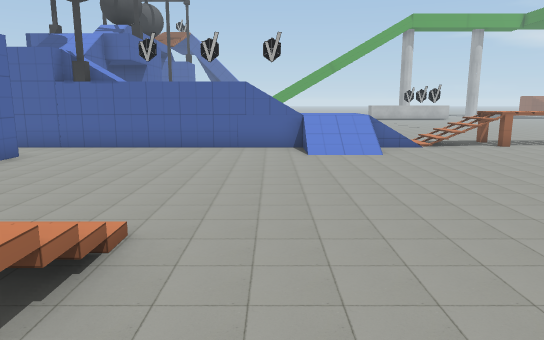
view 1 (above)

19 first-person views from a walk through a 3-D level made in the Unity game engine. The camera is 1.4 m above the floor, tilts 10° down and sees 70° across. The floor is counted in squares, 1 m on a side. Each view is taken from the middle of a square. On the plan, view 1 faces up. The plan holds only what a view shows up to about 16 squares ahead; the rest is blank. The place goes on beyond the plan. The player is left out. Some surface patterns are stand-ins.

view 2
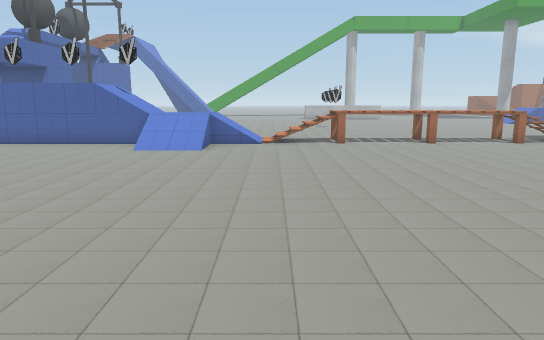

view 3
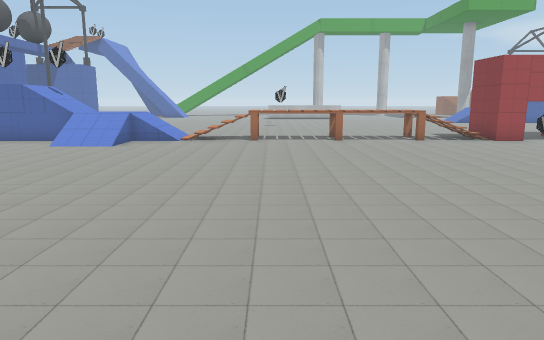

view 4
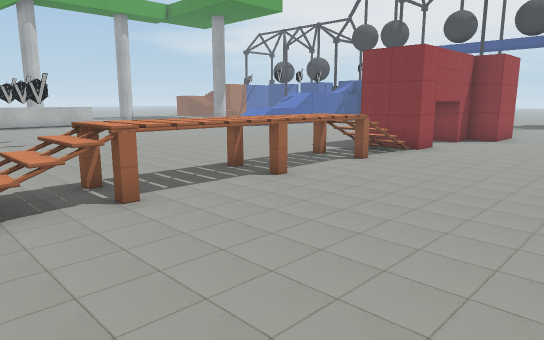

view 5
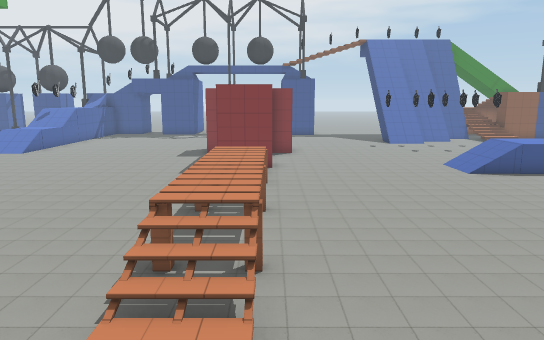

view 6
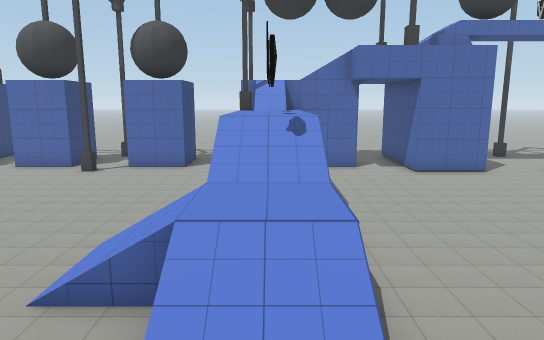

view 7
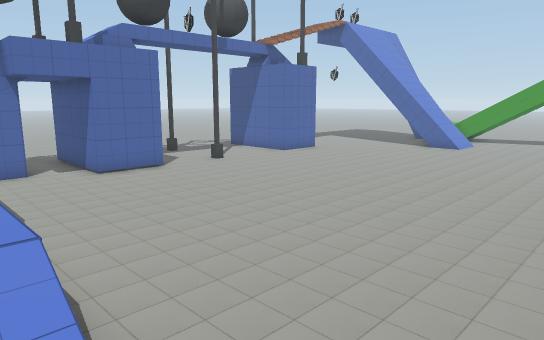

view 8
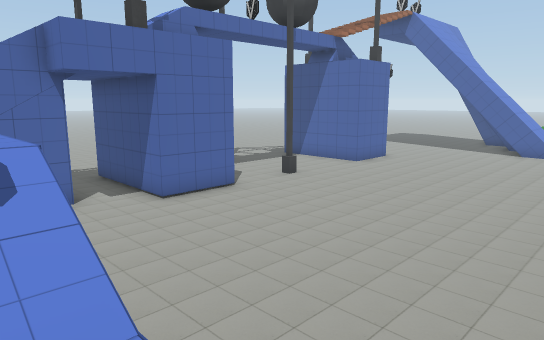

view 9
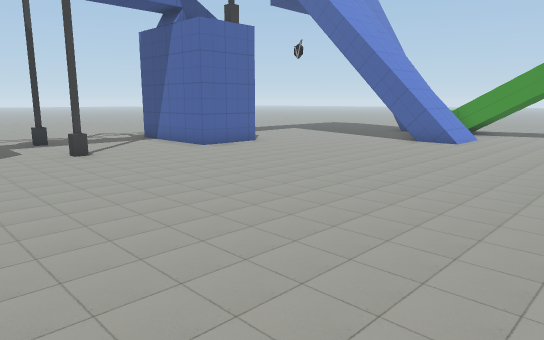

view 10
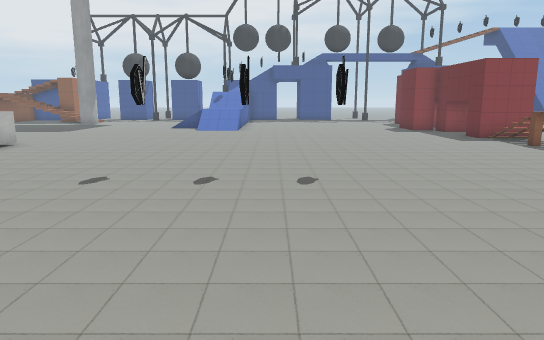

view 11
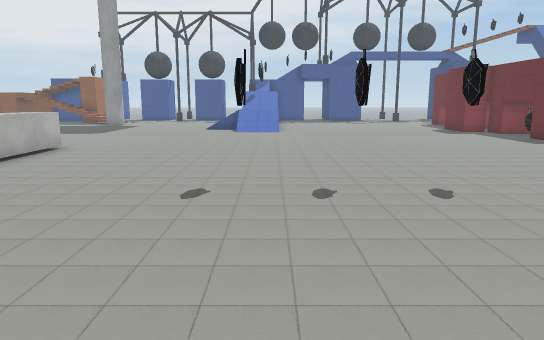

view 12
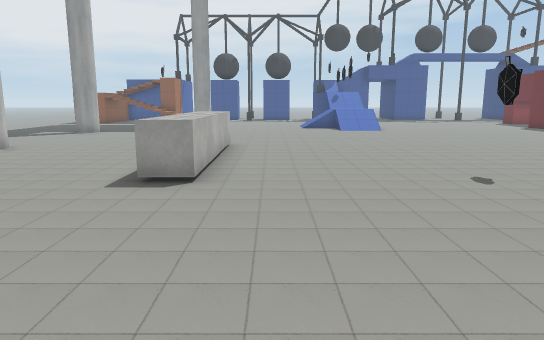

view 13
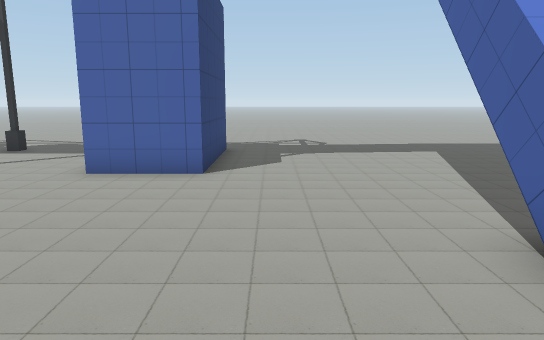

view 14
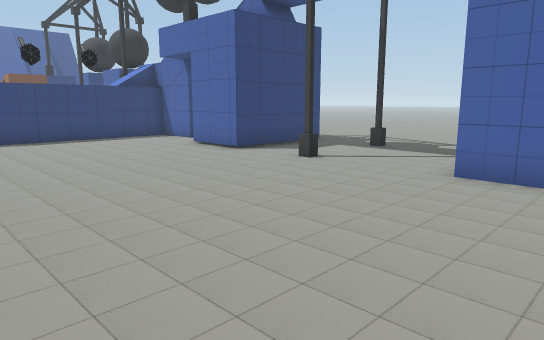

view 15
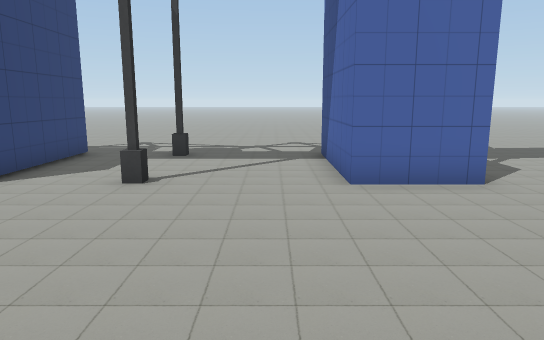

view 16
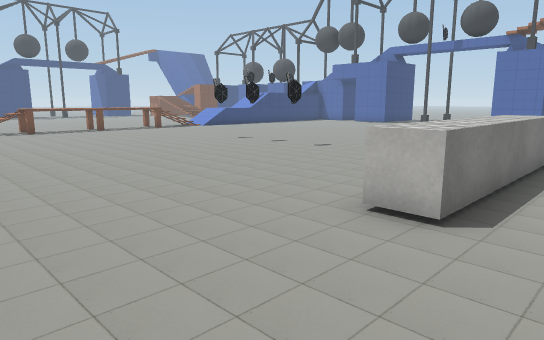

view 17
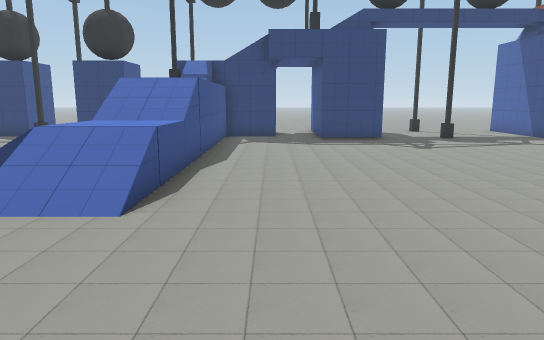

view 18
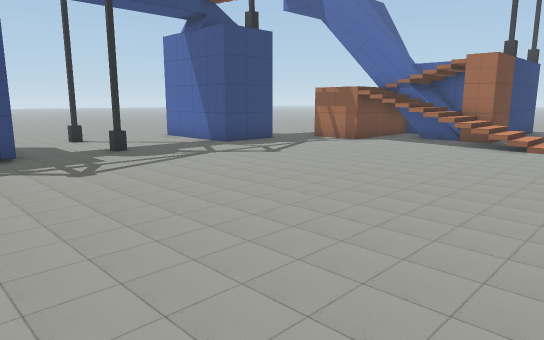

view 19
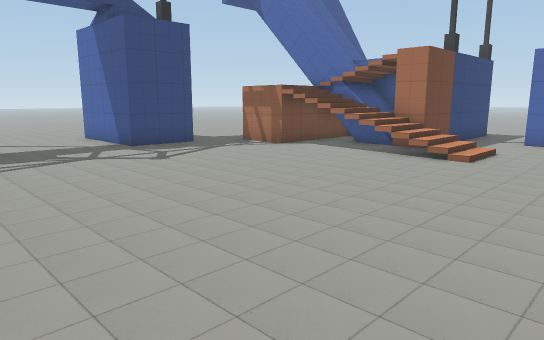

### Floor plan
Key: @ floor where view 1 was taken; # wall or solid block; . main floor; : floor 1 m higher than the main floor; + floor 2 m higher than the main floor; * floor 3 m higher than the main floor; / step, stairs or slope; = window, fence, low wall or low ledge; ^ raised ledge; v drop or lower ground; B ball; O other object.
Columns run from 11 left of view 1 to 18 right of it. Each row starts with its distance up from view 1.
 33 ........////..   ........    .
 32 ..............................
 31 ...................^^^^^^.....
 30 ..............................
 29 ..####........................
 28      #........................
 27      #........................
 26 ..####........................
 25 ...................OO.........
 24 ..............................
 23 ..#..#.............OO.........
 22 ..............................
 21 ...................OO.........
 20 ..####........................
 19 . ####........................
 18 ..####........................
 17 ..............................
 16     #.........................
 15    B#.........................
 14     ########====..#vvvvvv=.###
 13      =#O+O+O:://///:::::://##
 12     *##++++//://///......//###
 11    .........///...............
 10    ##.........................
  9     #.........................
  8     #.........................
  7     .#........................
  6    ##.........................
  5     #.....................///.
  4     #...//................=/=
  3  .......//................=:/
  2  .######//................=:/
  1      # #//................v//
  0      #^^//.@..............v//
 -1      #^^//................v
 -2       #^//................v
 -3        #  ................v
 -4        #  ................v
 -5          ..###...#..###...v/v
 -6          ..  #......  #.#v#*v
 -7              #......    B
 -8              #...#..
 -9              #......

Positions as (right, up) in squares from view 1, and headings:
1: (0, 0), facing up
2: (5, -1), facing up
3: (8, -2), facing up
4: (5, 7), facing up-right
5: (2, 12), facing right
6: (7, 13), facing left
7: (7, 13), facing up-left
8: (3, 13), facing up-left
9: (5, 19), facing up-left
10: (1, 22), facing right
11: (2, 24), facing right
12: (1, 29), facing right
13: (2, 30), facing left
14: (2, 29), facing down-left
15: (1, 25), facing left
16: (18, 33), facing down-left
17: (13, 10), facing down
18: (11, 6), facing down-left
19: (8, 7), facing down-left
